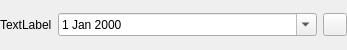
<?xml version="1.0" encoding="UTF-8"?>
<ui version="4.0">
 <class>Form</class>
 <widget class="QWidget" name="Form">
  <property name="geometry">
   <rect>
    <x>0</x>
    <y>0</y>
    <width>347</width>
    <height>50</height>
   </rect>
  </property>
  <property name="windowTitle">
   <string>Form</string>
  </property>
  <layout class="QHBoxLayout" name="horizontalLayout">
   <property name="leftMargin">
    <number>0</number>
   </property>
   <property name="topMargin">
    <number>0</number>
   </property>
   <property name="rightMargin">
    <number>0</number>
   </property>
   <property name="bottomMargin">
    <number>0</number>
   </property>
   <item>
    <widget class="QLabel" name="propNameLabel">
     <property name="text">
      <string>TextLabel</string>
     </property>
    </widget>
   </item>
   <item>
    <widget class="QDateEdit" name="propValue">
     <property name="sizePolicy">
      <sizepolicy hsizetype="Expanding" vsizetype="Fixed">
       <horstretch>0</horstretch>
       <verstretch>0</verstretch>
      </sizepolicy>
     </property>
     <property name="calendarPopup">
      <bool>true</bool>
     </property>
    </widget>
   </item>
   <item>
    <widget class="QToolButton" name="deleteButton">
     <property name="sizePolicy">
      <sizepolicy hsizetype="Maximum" vsizetype="Fixed">
       <horstretch>0</horstretch>
       <verstretch>0</verstretch>
      </sizepolicy>
     </property>
     <property name="text">
      <string/>
     </property>
     <property name="icon">
      <iconset>
       <normaloff>delete.png</normaloff>delete.png</iconset>
     </property>
     <property name="checkable">
      <bool>false</bool>
     </property>
     <property name="popupMode">
      <enum>QToolButton::DelayedPopup</enum>
     </property>
     <property name="toolButtonStyle">
      <enum>Qt::ToolButtonIconOnly</enum>
     </property>
     <property name="autoRaise">
      <bool>false</bool>
     </property>
     <property name="arrowType">
      <enum>Qt::NoArrow</enum>
     </property>
    </widget>
   </item>
  </layout>
 </widget>
 <resources/>
 <connections/>
</ui>
